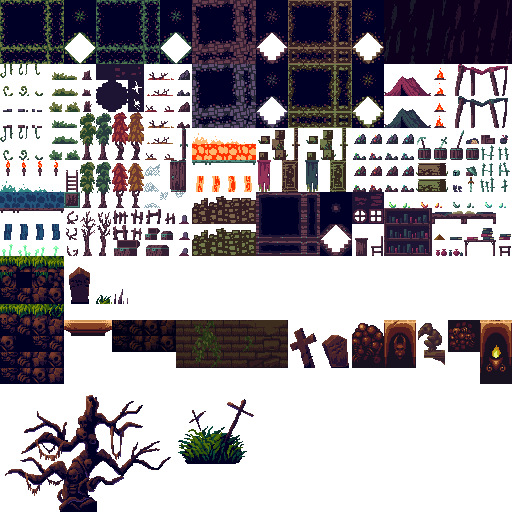
#> input picture assets/terceros/gothicvania_cementerio/tileset_cementerio.png, 512 x 512 px, found by its file name
$ python atlas_cementerio.py
#> lines starting #> are read from the running program, lines starting #| are printed output that depends on the picture
"""Arma las filas 20-31 del atlas del tileset "cementerio" (P73, ficha del cementerio).

graficos/terceros/gothicvania_cementerio/tileset_cementerio.png, piezas de 16:
- filas 0-19: no se tocan (atlas de mazmorra en 0-15 y piezas de Gothicvania
  Cemetery en 16-19, ver graficos/terceros/gothicvania_cementerio/ORIGEN.txt);
  las escenas que ya usan el atlas se ven igual;
- filas 20-31: se borran y se vuelven a poner con las piezas de LAYOUT, de
  Gothicvania Cemetery y de Gothic Horror (Legacy Collection), todo CC0 de
  Ansimuz, sin repintar. Agrandan el atlas de 512x320 a 512x512.
  herramientas/constructor_mapas/baldosas/cementerio.gd las usa.

Se puede correr las veces que haga falta: el resultado es el mismo.

Uso, desde la raíz del proyecto:
  python3 herramientas/constructor_mapas/atlas_cementerio.py
"""
from pathlib import Path

from PIL import Image, ImageEnhance

ROOT = Path(__file__).resolve().parents[2]
OUT = ROOT / "graficos/terceros/gothicvania_cementerio/tileset_cementerio.png"
CEM = ROOT / "graficos/terceros/gothicvania_cementerio/tileset_original.png"
OBJ = ROOT / "graficos/terceros/gothicvania_cementerio/objetos"
HORROR = ROOT / "graficos/terceros/gothicvania/gothic_horror/tiles.png"
T = 16
FIRST_ROW = 20

# Destino en el atlas (pieza de arriba a la izquierda) y tamaño en piezas.
LAYOUT = {
    "cripta": ((0, 20), (4, 4)),       # juego de bloques sin pasto
    "repisa": ((4, 20), (3, 1)),       # izquierda, medio, derecha
    "tierra": ((7, 20), (4, 2)),       # pared de lo excavado
    "ladrillo": ((11, 20), (7, 3)),    # pared de lo construido
    "cruz": ((18, 20), (2, 3)),        # K
    "lapida": ((20, 20), (2, 3)),      # Q
    "calaveras": ((22, 20), (2, 3)),   # E
    "arco": ((24, 20), (2, 3)),        # U
    "gargola": ((26, 20), (2, 3)),     # A
    "huesos": ((28, 20), (2, 2)),      # n
    "nicho": ((30, 20), (2, 4)),       # V
    "arbol": ((0, 24), (11, 8)),       # D
    "arbusto": ((11, 24), (5, 5)),     # O
}
# Tierra con calaveras del pack, sin pasto (tileset.png, fila 5).
EARTH = [(4, 5), (5, 5), (6, 5), (7, 5)]
# Brillo de las paredes de fondo, como "libros" del castillo.
WALL_BRIGHTNESS = 0.6
# La pared "tierra" va más oscura: al vestir el cementerio, al 60 % no se
# distinguía de los bloques "cripta", que usan la misma tierra (P73).
EARTH_WALL_BRIGHTNESS = 0.35
# Fachada con musgo de Gothic Horror: 7 x 3 piezas que se repiten sin costura
# (de lado cada 7 columnas; en vertical, cada 16 px, la altura de dos hiladas).
BRICK = (34, 8)


def tile(img, tx, ty, w=1, h=1):
    return img.crop((tx * T, ty * T, (tx + w) * T, (ty + h) * T))


def place(atlas, piece, dest, dx=0, dy=0):
    atlas.alpha_composite(piece, (dest[0] * T + dx, dest[1] * T + dy))


def dark(img, brightness=WALL_BRIGHTNESS):
    rgb = ImageEnhance.Brightness(img.convert("RGB")).enhance(brightness)
    return rgb.convert("RGBA")


def fit(atlas, img, region, name, align):
    """Recorta region por su borde y la pone en el hueco de name, centrada de
    lado; align: "arriba" (cuelga), "abajo" (apoya) o "centro" (en la pared)."""
    crop = img.crop(region)
    crop = crop.crop(crop.getbbox())
    dest, (w, h) = LAYOUT[name]
    assert crop.width <= w * T and crop.height <= h * T, (name, crop.size)
    dx = (w * T - crop.width) // 2
    dy = {"arriba": 0, "abajo": h * T - crop.height, "centro": (h * T - crop.height) // 2}[align]
    place(atlas, crop, dest, dx, dy)


def main():
    old = Image.open(OUT).convert("RGBA")
#> old is the input picture: PIL image 512x512 RGBA; mean R, G, B, A 20.4, 14.8, 20.6, 109.7
    assert old.width == 512 and old.height in (320, 512), old.size
    # Filas 0-19 tal cual; las 20-31 se rehacen.
    atlas = Image.new("RGBA", (512, 512))
#> atlas: PIL image 512x512 RGBA; every value is 0
    atlas.paste(old.crop((0, 0, 512, FIRST_ROW * T)), (0, 0))
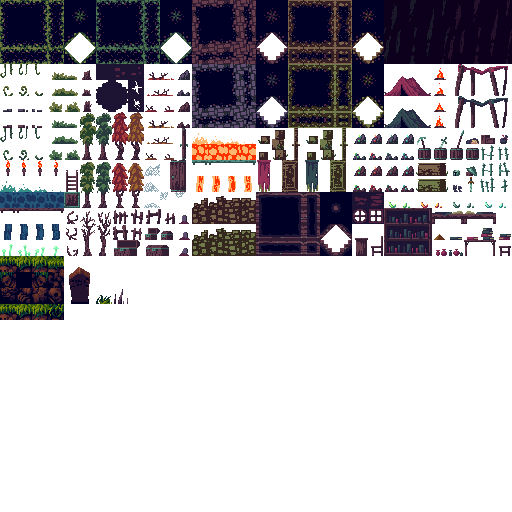
#> atlas: PIL image 512x512 RGBA; mean R, G, B, A 15.4, 11.7, 16.7, 82.7; transparent parts drawn white
#> (the run stopped early here; a loop or call above may not have finished)
